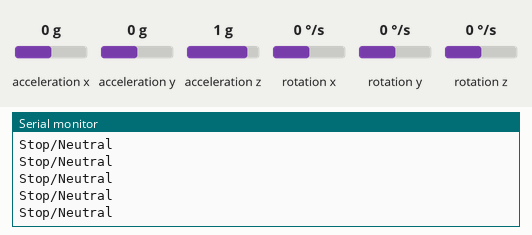
Simulated run of this sketch. Board: Arduino Uno, built with avr-gcc and run on an emulated ATmega328P. Shown: the last lines printed to the serial monitor. The test bench sets the inputs (shaded band); at power-on: acceleration x 0 g, acceleration y 0 g, acceleration z 1 g, rotation x 0 °/s, rotation y 0 °/s, rotation z 0 °/s. No radio packets arrive unless stated.

Above: at 1.2 s.
1.3 s: acceleration x set to -1.4 g
At 1.36 s:
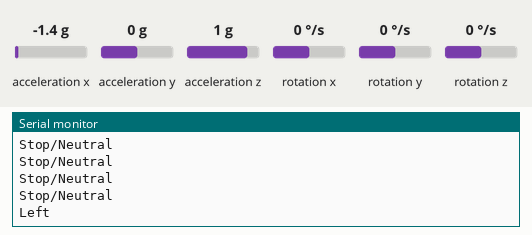
3.2 s: acceleration y set to -1.4 g
At 3.22 s:
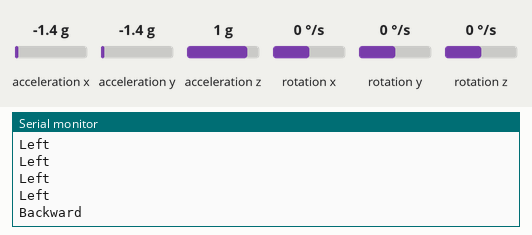
5.1 s: acceleration y set to 0.8 g
At 5.19 s:
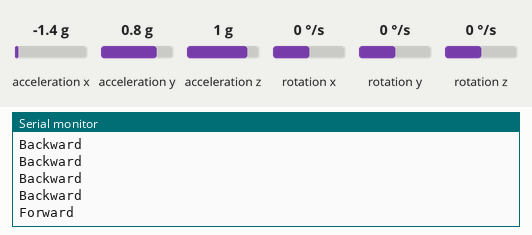

Measured:
- after the input at 1.3 s, the serial monitor: prints a new line after 0.06 s (image 1)
- after the input at 3.2 s, the serial monitor: prints a new line at once (image 2)
- after the input at 5.1 s, the serial monitor: prints a new line after 0.08 s (image 3)

The sketch:

transmiter.ino
```cpp
#include <Wire.h>
#include <SPI.h>
#include <nRF24L01.h>
#include <RF24.h>
#include <MPU6050.h>

RF24 radio(7, 8);  // CE, CSN pins for NRF24L01
const byte address[6] = "00001";
MPU6050 mpu;

void setup() {
  Serial.begin(9600);
  radio.begin();
  radio.openWritingPipe(address);
  radio.setPALevel(RF24_PA_HIGH);
  radio.stopListening();

  Wire.begin();
  mpu.initialize();
}

void loop() {
  int16_t ax, ay, az;
  mpu.getAcceleration(&ax, &ay, &az);

  // Define tilt thresholds
  int threshold = 5000;

  // Hand tilt forward (Y-axis positive)
  if (ay > threshold) {
    radio.write("F", 1);  // Send 'F' for forward
    Serial.println("Forward");
  }
  // Hand tilt backward (Y-axis negative)
  else if (ay < -threshold) {
    radio.write("B", 1);  // Send 'B' for backward
    Serial.println("Backward");
  }
  // Hand tilt left (X-axis negative)
  else if (ax < -threshold) {
    radio.write("L", 1);  // Send 'L' for left
    Serial.println("Left");
  }
  // Hand tilt right (X-axis positive)
  else if (ax > threshold) {
    radio.write("R", 1);  // Send 'R' for right
    Serial.println("Right");
  }
  // Neutral position (no significant tilt)
  else {
    radio.write("S", 1);  // Send 'S' for stop (neutral position)
    Serial.println("Stop/Neutral");
  }

  delay(100);  // Slow down sending rate
}
```
